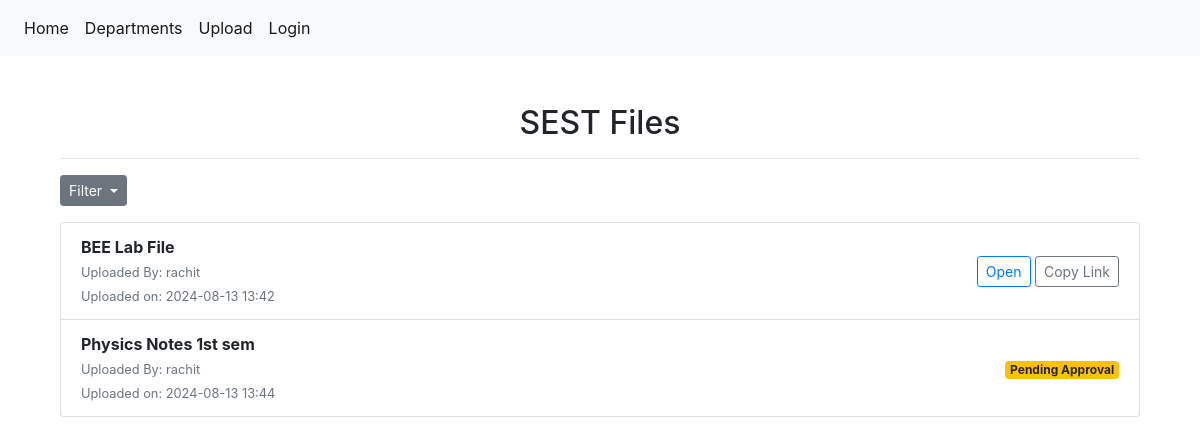
Before: /department/SEST with the older database file.
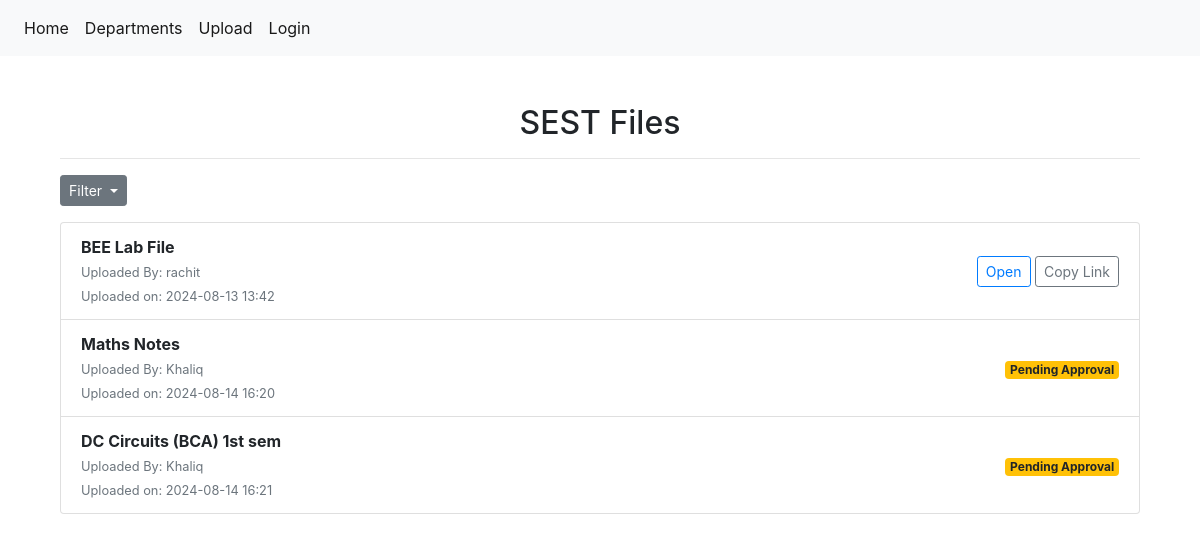
After: the same page with the newer database file.
### library/models.py (models this page shows, shortened)
class File(models.Model):
        file_name = models.CharField(max_length=255)
        file_department = models.CharField(max_length=255)
        file_path = models.FileField(upload_to='uploads/')
        file_status = models.BooleanField(default=False)
        uploaded_by = models.ForeignKey(User, on_delete=models.SET_NULL, null=True, blank=True)
        uploaded_at = models.DateTimeField(auto_now_add=True)

### library/views.py (the view)
# urls.py: path("department/<str:department_>", views.department, name='library_department'),
def department(request,department_):
    filter_status = request.GET.get('filter', 'all')
    if filter_status == 'approved':
        files = File.objects.filter(file_department=department_, file_status=True)
    elif filter_status == 'unapproved':
        files = File.objects.filter(file_department=department_, file_status=False)
    else:
        files = File.objects.filter(file_department=department_)
    return render(request, 'library/department.html', {'files':files, 'department': department_})

### library/templates/library/department.html (shortened to what this page needs)
{% extends "library/base.html" %}
{% block content %}
<div class="container my-5">
    <h2 class="text-center">{{ department }} Files</h2>
    <hr>
    <div class="btn-group">
        <button class="btn btn-secondary btn-sm dropdown-toggle" type="button" data-toggle="dropdown" aria-haspopup="true" aria-expanded="false">
          Filter
        </button>
    </div>
    {% if files %}
        <ul class="list-group">
            {% for file in files %}
                <li class="list-group-item d-flex justify-content-between align-items-center">
                    <div>
                        <strong>{{ file.file_name }}</strong><br>
                            {% if file.uploaded_by == None %}
                            <small class="text-muted">Uploaded By: Deleted User</small><br>
                            {% else %}
                            <small class="text-muted">Uploaded By: {{ file.uploaded_by }}</small><br>
                            {% endif %}
                        <small class="text-muted">Uploaded on: {{ file.uploaded_at|date:"Y-m-d H:i" }}</small>
                    </div>
                    <div>
                        {% if file.file_status %}
                            <a href="{{ file.file_path.url }}" class="btn btn-outline-primary btn-sm">Open</a>
                            <a href="#" class="btn btn-outline-secondary btn-sm" onclick="copyLink('{{ file.file_path.url }}')">Copy Link</a>
                        {% else %}
                            <span class="badge badge-warning">Pending Approval</span>
                        {% endif %}
                    </div>
                </li>
            {% endfor %}
        </ul>
    {% else %}
        <p class="text-center">No files found for this department.</p>
    {% endif %}
</div>
{% endblock %}

### library/templates/library/base.html (shortened to what this page needs)
<!DOCTYPE html>
<html lang="en">
<head>
    <link rel="stylesheet" href="https://rachit74.github.io/files/hamlib/style.css">
     <link rel="stylesheet" href="https://cdn.jsdelivr.net/npm/bootstrap@4.0.0/dist/css/bootstrap.min.css">
</head>
<body>
    <nav class="navbar navbar-expand-lg navbar-light bg-light">
        <div class="collapse navbar-collapse" id="navbarSupportedContent">
          <ul class="navbar-nav mr-auto">
            <li class="nav-item active">
              <a class="nav-link" href="{% url 'library_home' %}">Home </a>
            </li>
            <li class="nav-item active">
              <a class="nav-link" href="{% url 'library_departments' %}">Departments </a>
            </li>
            <li class="nav-item active">
              <a class="nav-link" href="{% url 'library_upload_file' %}">Upload</a>
            </li>
            {% if user.is_authenticated %}
            <li class="nav-item active">
                <a class="nav-link" href="{% url 'library_user_profile' %}">Profile</a>
              </li>
            <li class="nav-item active">
                <a class="nav-link" href="{% url 'library_logout_user' %}">Logout</a>
              </li>
              {% else %}
              <li class="nav-item active">
                <a class="nav-link" href="{% url 'library_login_user' %}">Login</a>
              </li>
              {% endif %}
          </ul>
        </div>
      </nav>
    <main class = "container mt-4">
    {%block content%} {%endblock%}
    </main>
</body>
</html>

Changed rows visible on the page:
removed File: file_name "Physics Notes 1st sem", uploaded_by "rachit", uploaded_at "2024-08-13 13:44", file_status "Pending Approval"
added File: file_name "Maths Notes", uploaded_by "Khaliq", uploaded_at "2024-08-14 16:20", file_status "Pending Approval"
added File: file_name "DC Circuits (BCA) 1st sem", uploaded_by "Khaliq", uploaded_at "2024-08-14 16:21", file_status "Pending Approval"
